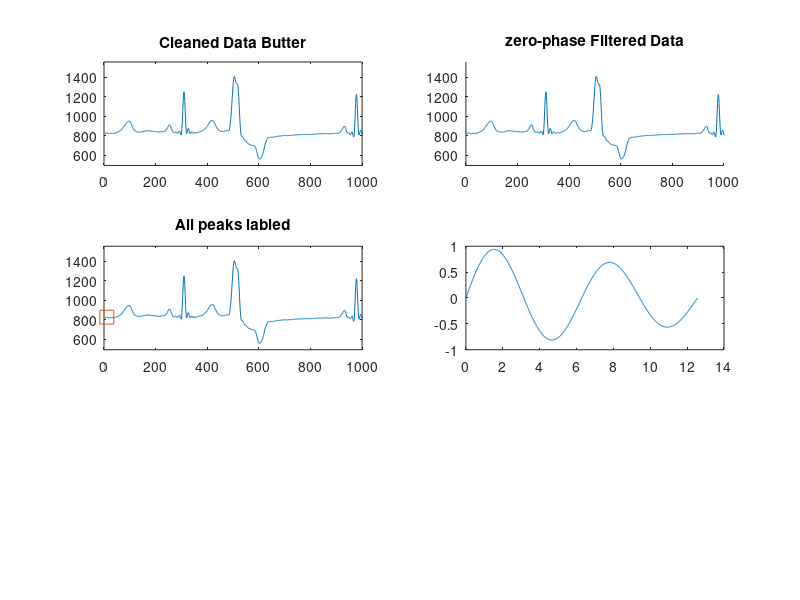

This figure's MATLAB source: (Note: this script raises an error after producing the figure.)
clear all;
clc;
load Sample_1;
rawData=Orig_Sig;
numSamples = 1000;
maxValue = max(rawData)*1.10;
minValue = min(rawData)*0.90;

 x = Orig_Sig;
 t = 1:3600;
 [b, a] = butter(11,0.15,'low');
 filted = filtfilt(b,a,x);
 
 thresholdedData = rawData;
 [peaksY, peaksX] = findpeaks(filted);

subplot(3,2,1);
figure(1);
plot(filted);
title('Cleaned Data Butter')
xlim([0 numSamples]);
ylim([minValue maxValue]);






%  fvtool(b,a);

subplot(3,2,2);  
 hold on
   plot(t,filted)  
   hold off 
   title('zero-phase Filtered Data')
 xlim([0 numSamples]);
ylim([minValue maxValue]);
 


subplot(3,2,3);



%%all peaks labled and plotted wave
 plot(filted) 
xlim([0 numSamples]);
ylim([minValue maxValue]);
 [peaks, locs] = findpeaks(filted);
  hold on;
     plot(t(locs(1)),peaks(1),'s','MarkerSize',10)
   xlim([0 numSamples]);
ylim([minValue maxValue]);
   title('All peaks labled');

   
   
  %%anayze wave
subplot(3,2,4);
   t = 0 : 0.01 : 4*pi;
b = linspace(1,0.5, length(t));
y = b.* sin(t);
plot(t,y);
[peaks, locs] = findpeaks(y);
hold on;   
plot(t(locs(1)),peaks(1),'s','MarkerSize',10)
current = locs(1);
next = current + 1;
while y(current) >= y(next)
    current = next;
    next = next + 1;
end
plot(t(current),y(current),'ro','MarkerSize',10)
        hold off;

